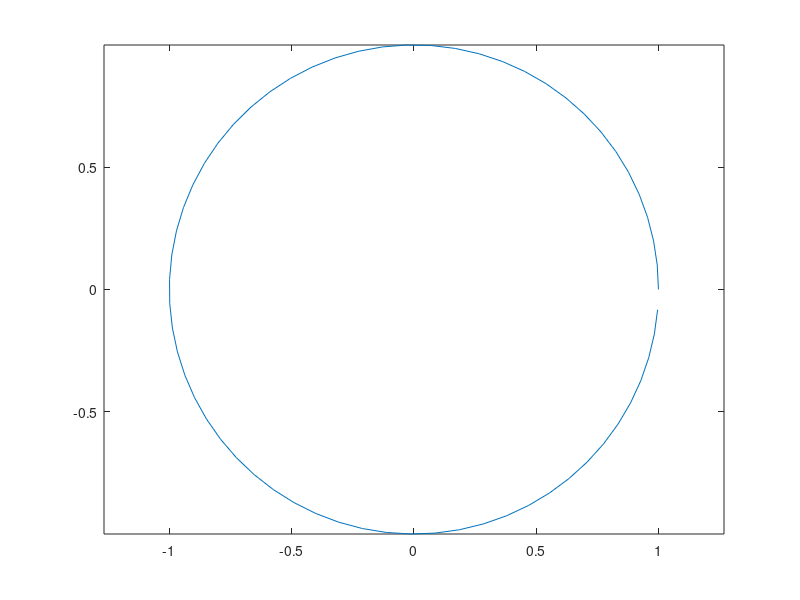

The MATLAB source for this figure:
theta = 0:0.1:2*pi; % range of angles from 0 to 2*pi in steps of 0.1
x = cos(theta); % x-coordinate of point on unit circle at each angle
y = sin(theta); % y-coordinate of point on unit circle at each angle
plot(x,y) % plot the circle
axis equal % set the aspect ratio to 1:1
